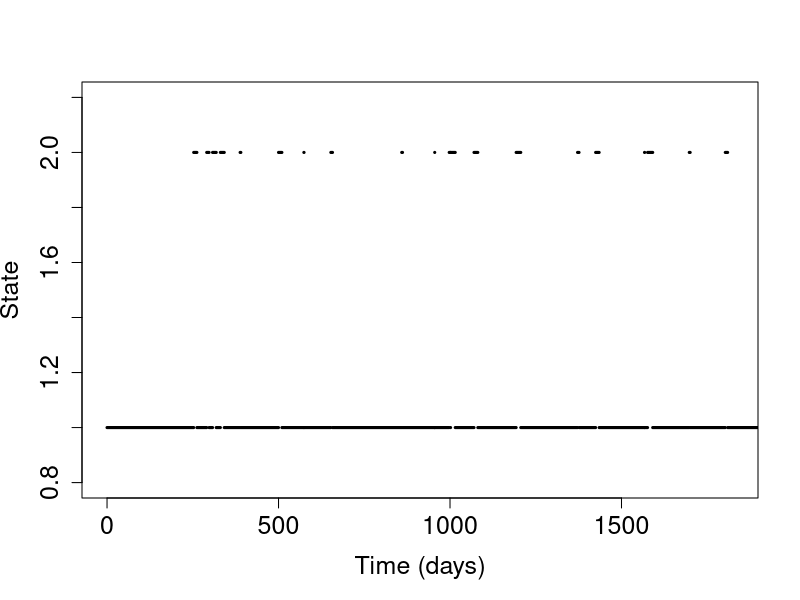

This chart was generated by the following R code:
# Code for the Project in Stochastic Modelling
# Lars Sæle & Helge Bergo
# November 2019

## Problem 1 - Modelling the common cold


# c.1)

# Rates
lambda <- 1/100
mu <- 1/7

# Times
years <- 5
days <- 365
time <- years * days

# Initial conditions
x <- vector('numeric',time) 
x[1] <- 1 # S = 1, I = 2
s <- vector('numeric',time)
#s = c(0) # Soujourn times
totalTime = vector('numeric',time)

# Simulation
for(i in 1:time){
  state <- x[i]
  if(state == 1){
    s[i] = rexp(n = 1, rate = lambda)
    #s = c(s, tail(s,1)+rexp(n = 1, rate = lambda))
    x[i+1] <- 2
    totalTime[i+1] = totalTime[i] + s[i]
  }else{
    s[i] = rexp(n = 1, rate = mu)
    #s = c(s, tail(s,1) + rexp(n = 1, rate = mu))
    x[i+1] <- 1
    totalTime[i+1] = totalTime[i] + s[i]
  }
}


plot(NULL, NULL, xlim = c(0, time), ylim = c(0.8, 2.2), xlab = "Time (days)", ylab = "State", cex.lab = 1.5, cex.axis = 1.5)
for(i in 1:(length(x)-1)){
  lines(totalTime[i:(i+1)], rep(x[i], 2), lwd = 3)
}




# ----------------------------

# c.2)


# Rates
lambda <- 1/100
mu <- 1/7

# Times
years <- 1000
days <- 365
time <- years * days

# Initial conditions
x <- vector('numeric',time) 
x[1] <- 1 # S = 1, I = 2
s <- vector('numeric',time)

totalTime = vector('numeric',time)
coldTime <- vector('numeric',time)
coldT <- 0
totTime <- 0

# Simulation
for(i in 1:time){
  state <- x[i]
  if(state == 1){
    s[i] = rexp(n = 1, rate = lambda)
    #s = c(s, tail(s,1)+rexp(n = 1, rate = lambda))
    x[i+1] <- 2
    totalTime[i+1] = totalTime[i] + s[i]
    totTime = totTime + s[i]
  }else{
    s[i] = rexp(n = 1, rate = mu)
    #s = c(s, tail(s,1) + rexp(n = 1, rate = mu))
    x[i+1] <- 1
    totalTime[i+1] = totalTime[i] + s[i]
    coldTime[i] = s[i]
    coldT = coldT + s[i]
    totTime = totTime + s[i]
  }
}
 
#coldFraction = mean(coldTime)
coldFraction = sum(coldTime)/1000/365*2
coldFraction2 = mean(coldTime)*2
leif = coldT/tail(totalTime,1)


